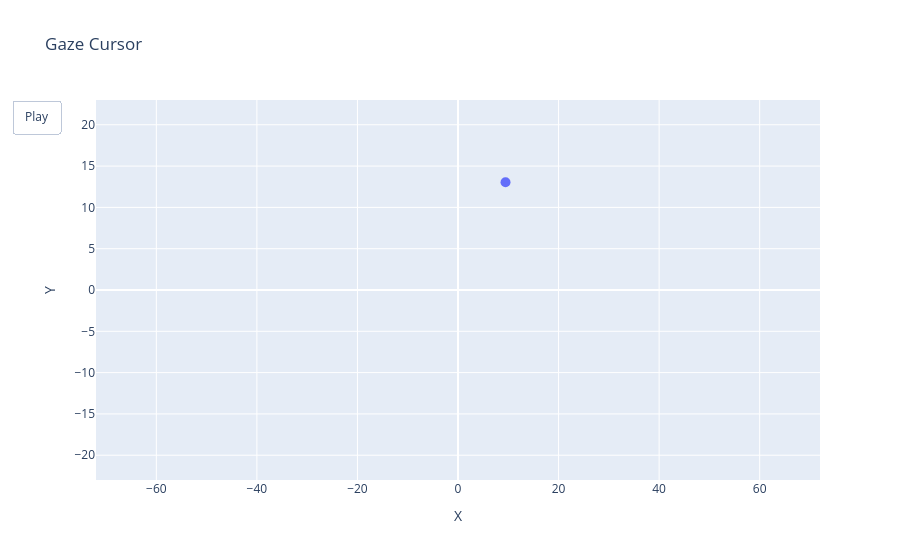

Notebook code for this chart:
### Code cell
def animate_gaze_plotly(x_vals, y_vals, step):
    #AI used to help with this function since I've never used plotly library
    #downsampling
    x_vals = x_vals[::step]
    y_vals = y_vals[::step]

    #figure creation
    fig = go.Figure(
        data=[
            go.Scatter(
                x=[x_vals[0]],
                y=[y_vals[0]],
                mode="markers",
                marker=dict(size=10),
                name="Cursor"
            ),
            go.Scatter(
                x=[],
                y=[],
                mode="lines",
                line=dict(width=2),
                name="Trail"
            )
        ],
        layout=go.Layout(
            title="Gaze Cursor",
            xaxis=dict(range=[-72, 72], title="X"),
            yaxis=dict(range=[-23, 23], title="Y"),
            updatemenus=[dict(
                type="buttons",
                showactive=False,
                buttons=[dict(label="Play",
                              method="animate",
                              args=[None])]
            )]
        ),
        frames=[
            go.Frame(
                data=[
                    go.Scatter(x=[x_vals[i]], y=[y_vals[i]]),
                    go.Scatter(x=x_vals[:i+1], y=y_vals[:i+1])
                ]
            )
            for i in range(len(x_vals))
        ]
    )

    fig.show()

animate_gaze_plotly(x_vals, y_vals, 300)

### Figure 1 — Plotly figure (JSON) as saved in the notebook; plotly's stock layout.template omitted (floating-point values rounded to 4 significant figures)
{"data": [{"marker": {"size": 10}, "mode": "markers", "name": "Cursor", "type": "scatter", "x": [9.451], "y": [13.04]}, {"line": {"width": 2}, "mode": "lines", "name": "Trail", "type": "scatter", "x": [], "y": []}], "layout": {"title": {"text": "Gaze Cursor"}, "updatemenus": [{"buttons": [{"args": [null], "label": "Play", "method": "animate"}], "showactive": false, "type": "buttons"}], "xaxis": {"range": [-72, 72], "title": {"text": "X"}}, "yaxis": {"range": [-23, 23], "title": {"text": "Y"}}}}
